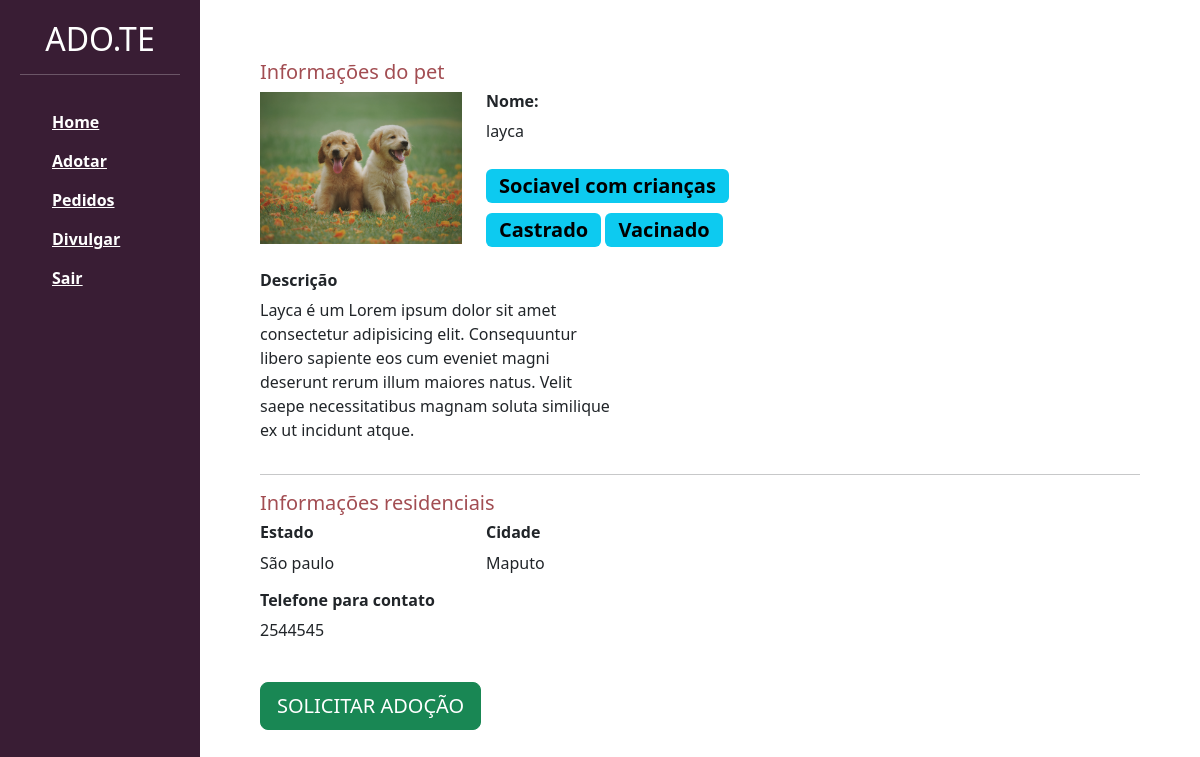
Screenshot of /divulgar/ver_pet/10 with the database file from the repository.
### divulgar/models.py (models this page shows, shortened)
class Pet(models.Model):
    choices_status =  (('P','Para adoção'),('A','Adotado'))
    usuario = models.ForeignKey(User, on_delete=models.DO_NOTHING)
    foto = models.ImageField(upload_to="fotos_pets")
    nome = models.CharField(max_length=100)
    estado = models.CharField(max_length=50)
    descricao = models.TextField()
    telefone = models.CharField(max_length=14)
    cidade = models.CharField(max_length=50)
    tags = models.ManyToManyField(Tag)
    raca = models.ForeignKey(Raca, on_delete=models.DO_NOTHING)
    status = models.CharField(max_length=1 , choices= choices_status, default='P')

class Tag(models.Model):
    tag = models.CharField(max_length=100)
    def __str__(self):
        return self.tag

### divulgar/views.py (the view)
# urls.py: path('ver_pet/<int:id>', views.ver_pet, name="ver_pet"),
def ver_pet(request, id):
    if request.method == "GET":
        pet = Pet.objects.get(id=id)
        return render(request, "ver_pet.html", {'pet': pet})

### divulgar/templates/ver_pet.html (shortened to what this page needs)
{% load static %}
<!doctype html>
<html lang="pt-BR">
<head>
    <link href="https://cdn.jsdelivr.net/npm/bootstrap@5.3.0-alpha1/dist/css/bootstrap.min.css" rel="stylesheet">
    <link href="{% static 'usuarios/css/cadastro.css' %}" rel="stylesheet">
    <link href="{% static 'divulgar/css/novo_pet.css' %}" rel="stylesheet">
    <link href="{% static 'divulgar/css/seus_pet.css' %}" rel="stylesheet">
    <link href="{% static 'adotar/css/listar_pets.css' %}" rel="stylesheet">
    <link href="{% static 'adotar/css/home.css' %}" rel="stylesheet">
</head>
<body>
    <div class="container-fluid">
        <div class="row">
            <div class="col-md-2 bg-side-plataforma sidebar">
                <h2>ADO.TE</h2>
                <hr>
                <ul>
                    <li>
                        <a href="{% url 'home' %}">Home</a>
                    </li>
                    <li>
                        <a href="{% url 'listar_pets' %}">Adotar</a>
                    </li>
                    <li>
                        <a href="{% url 'ver_pedido_adocao' %}">Pedidos</a>
                    </li>
                    <li>
                        <a href="{% url 'novo_pet' %}">Divulgar</a>
                    </li>
                    <li>
                        <a href=" {% url 'sair' %}">Sair</a>
                    </li>
                </ul>
            </div>
            <div style="padding:60px" class="col-md">
                <h5 class="font-vinho">Informações do pet</h5>
                <div class="row">
                    <div class="col-md-3">
                        <img width="100%" src="{{pet.foto.url}}">
                    </div>
                    <div class="col-md-9">
                        <h6>Nome:</h6>
                        <p>{{pet.nome}}</p>
                        <div style="width:40%">
                            {% for tag in pet.tags.all %}
                            <span class="badge text-bg-info badge-lg">{{tag}}</span>
                            {% endfor %}
                        </div>
                    </div>
                </div>
                <br>
                <div class="row">
                    <div class="col-md-5">
                        <h6>Descrição</h6>
                        <p>{{pet.descricao}}</p>
                    </div>
                    <div class="col-md-7">
                    </div>
                </div>
                <hr>
                <div class="row">
                    <h5 class="font-vinho">Informações residenciais</h5>
                    <div class="col-md">
                        <div class="row">
                            <div class="col-md">
                                <h6 >Estado</h6>
                                <p>{{pet.estado}}</p>
                            </div>
                            <div class="col-md">
                                <h6>Cidade</h6>
                                <p>{{pet.cidade}}</p>
                            </div>
                        </div>
                        <h6>Telefone para contato</h6>
                        <p>{{pet.telefone}}</p>
                        <br>
                        <a href="{% url 'pedido_adocao' pet.id %}" class="btn btn-success btn-lg">SOLICITAR ADOÇÃO</a>
                    </div>
                    <div class="col-md">
                    </div>
                </div>
            </div>
        </div>
    </div>
</body>
</html>

### templates/static/divulgar/css/novo_pet.css (style rules this page uses)
.sidebar { text-align: center; padding: 20px; }
.font-vinho { color: #A24D52; }

### templates/static/divulgar/css/seus_pet.css (style rules this page uses)
h6 { font-weight: bold; }

### templates/static/adotar/css/listar_pets.css (style rules this page uses)
.badge-lg { font-size: 20px; margin-top: 10px; }
.bg-side-plataforma { background-color: #391D34; color: white; }

### templates/static/adotar/css/home.css (style rules this page uses)
a { color: white; font-size: 16px; font-weight: bold; }
ul { display: flex; flex-direction: column; list-style-type: none; margin-top: 35px; text-align: left; gap: 15px }

### rows the page displays
Pet: foto (picture), nome "layca", descricao "Layca é um Lorem ipsum dolor sit amet consectetur adipisicing elit. Consequuntur libero sapiente eos cum eveniet magni deserunt rerum illum maiores natus. Velit saepe necessitatibus magnam soluta similique ex ut incidunt atque.", estado "São paulo", cidade "Maputo", telefone "2544545"
Tag: tag "Sociavel com crianças"
Tag: tag "Castrado"
Tag: tag "Vacinado"
